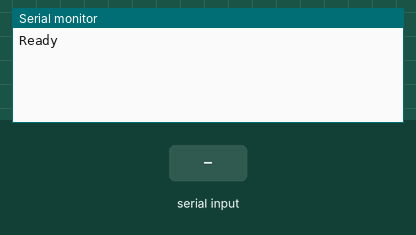
A sketch run on a simulated Arduino Uno, built with avr-gcc and run on an emulated ATmega328P. On the bench: the last lines printed to the serial monitor. The inputs (shaded band) are chosen by the test bench.

Above: at 1.2 s.
1.3 s: "1" received over Serial
At 1.7 s:
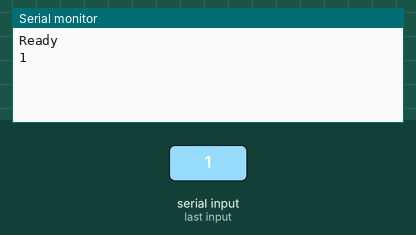
2.8 s: "0" received over Serial
At 4.0 s:
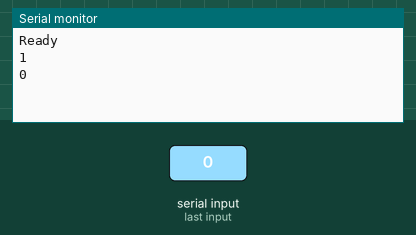
4.3 s: "2" received over Serial
At 5.2 s:
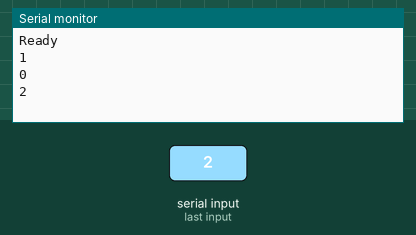

Measured:
- after the input at 1.3 s, the serial monitor: prints a new line at once (image 1)
- after the input at 2.8 s, the serial monitor: prints a new line at once (image 2)
- after the input at 4.3 s, the serial monitor: prints a new line at once (image 3)

The sketch:

bluetooth_controller_reader.ino
```cpp
String c = "Ready"; // Initialize with a default message

void setup() {
  Serial.begin(38400);
  Serial.println(c); // Print the initial message
}

void loop() {
  // Check if data is available to read
  if (Serial.available() > 0) {
    // Read a single character
    char ch = Serial.read();
    // Print the received character
    Serial.println(ch);
  }
}
```
